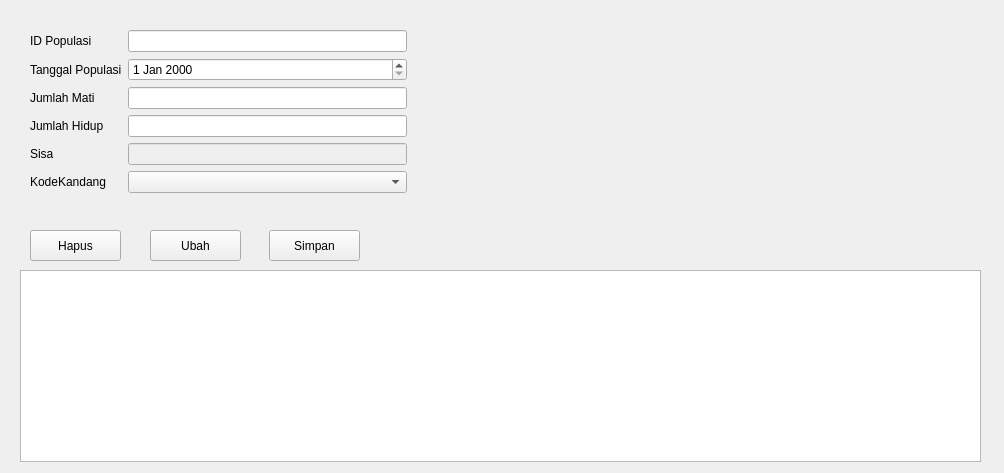
<?xml version="1.0" encoding="UTF-8"?>
<ui version="4.0">
 <class>FormPopulasi</class>
 <widget class="QWidget" name="FormPopulasi">
  <property name="geometry">
   <rect>
    <x>0</x>
    <y>0</y>
    <width>1004</width>
    <height>473</height>
   </rect>
  </property>
  <property name="windowTitle">
   <string>Form</string>
  </property>
  <widget class="QWidget" name="formLayoutWidget">
   <property name="geometry">
    <rect>
     <x>30</x>
     <y>30</y>
     <width>377</width>
     <height>346</height>
    </rect>
   </property>
   <layout class="QFormLayout" name="formLayout">
    <item row="0" column="0">
     <widget class="QLabel" name="idPopulasiLabel">
      <property name="text">
       <string>ID Populasi</string>
      </property>
     </widget>
    </item>
    <item row="0" column="1">
     <widget class="QLineEdit" name="idPopulasiLineEdit"/>
    </item>
    <item row="1" column="0">
     <widget class="QLabel" name="tanggalPopulasiLabel">
      <property name="text">
       <string>Tanggal Populasi</string>
      </property>
     </widget>
    </item>
    <item row="1" column="1">
     <widget class="QDateEdit" name="tanggalPopulasiDateEdit"/>
    </item>
    <item row="2" column="0">
     <widget class="QLabel" name="jumlahMatiLabel">
      <property name="text">
       <string>Jumlah Mati</string>
      </property>
     </widget>
    </item>
    <item row="2" column="1">
     <widget class="QLineEdit" name="jumlahMatiLineEdit"/>
    </item>
    <item row="3" column="0">
     <widget class="QLabel" name="jumlahHidupLabel">
      <property name="text">
       <string>Jumlah Hidup</string>
      </property>
     </widget>
    </item>
    <item row="3" column="1">
     <widget class="QLineEdit" name="jumlahHidupLineEdit"/>
    </item>
    <item row="4" column="0">
     <widget class="QLabel" name="sisaLabel">
      <property name="text">
       <string>Sisa</string>
      </property>
     </widget>
    </item>
    <item row="4" column="1">
     <widget class="QLineEdit" name="sisaLineEdit">
      <property name="enabled">
       <bool>false</bool>
      </property>
     </widget>
    </item>
    <item row="5" column="0">
     <widget class="QLabel" name="kodeKandangLabel">
      <property name="text">
       <string>KodeKandang</string>
      </property>
     </widget>
    </item>
    <item row="5" column="1">
     <widget class="QComboBox" name="kodeKandangComboBox"/>
    </item>
   </layout>
  </widget>
  <widget class="QPushButton" name="pushButton">
   <property name="geometry">
    <rect>
     <x>269</x>
     <y>230</y>
     <width>91</width>
     <height>31</height>
    </rect>
   </property>
   <property name="text">
    <string>Simpan</string>
   </property>
  </widget>
  <widget class="QPushButton" name="pushButton_2">
   <property name="geometry">
    <rect>
     <x>150</x>
     <y>230</y>
     <width>91</width>
     <height>31</height>
    </rect>
   </property>
   <property name="text">
    <string>Ubah</string>
   </property>
  </widget>
  <widget class="QPushButton" name="pushButton_3">
   <property name="geometry">
    <rect>
     <x>30</x>
     <y>230</y>
     <width>91</width>
     <height>31</height>
    </rect>
   </property>
   <property name="text">
    <string>Hapus</string>
   </property>
  </widget>
  <widget class="QTableView" name="tablePopulasi">
   <property name="geometry">
    <rect>
     <x>20</x>
     <y>270</y>
     <width>961</width>
     <height>192</height>
    </rect>
   </property>
  </widget>
 </widget>
 <resources/>
 <connections/>
</ui>
